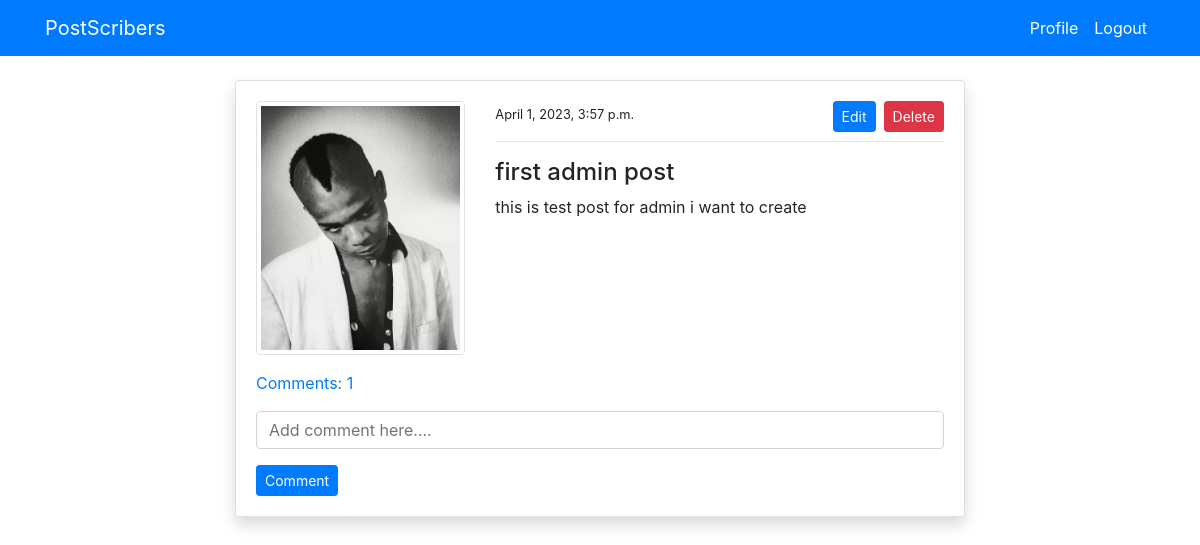
The page /post_detail/3/ (signed in) on the database its author committed.
### blog/models.py (models this page shows, shortened)
class PostModel(models.Model):
    title = models.CharField(max_length=100)
    content = models.TextField()
    author = models.ForeignKey(User, on_delete=models.CASCADE)
    date_created = models.DateTimeField(auto_now_add=True)
    class Meta:
        ordering = ('-date_created',)
    def comment_count(self):
        return self.comment_set.all().count()
    def comments(self):
        return self.comment_set.all()

### users/models.py (models this page shows, shortened)
class ProfileModel(models.Model):
    user = models.OneToOneField(User, on_delete=models.CASCADE)
    image = models.ImageField(default='default.jpg', upload_to='profile', validators=[
                              FileExtensionValidator(['png', 'jpg'])])

### blog/views.py (the view)
# urls.py: path('post_detail/<int:pk>/', views.post_detail, name='blog-post-detail'),
@login_required
def post_detail(request, pk):
    post = PostModel.objects.get(id=pk)
    if request.method == 'POST':
        c_form = CommentForm(request.POST)
        if c_form.is_valid():
            instance = c_form.save(commit=False)
            instance.user = request.user
            instance.post = post
            instance.save()
            return redirect('blog-post-detail', pk=post.id)
    else:
        c_form = CommentForm()
    context = {
        'post': post,
        'c_form': c_form,
    }
    return render(request, 'blog/post_detail.html', context)

### blog/forms.py
class CommentForm(forms.ModelForm):
    content = forms.CharField(
        label='', widget=forms.TextInput(attrs={'placeholder': 'Add comment here....'}))
    class Meta:
        model = Comment
        fields = ('content',)

### templates/blog/post_detail.html (shortened to what this page needs)
{% extends 'partials/base.html' %}
{% load crispy_forms_tags %}
{% load crispy_forms_filters %}
{% block content %}
<div class="container">
    <div class="row mt-5 pt-3">
        <div class="col-md-8 offset-md-2">
            <div class="card my-3 shadow">
                <div class="card-body">
                    <div class="row">
                        <div class="col-md-4">
                            <img class="img-thumbnail" src="{{ post.author.profilemodel.image.url }}" alt="profile-img">
                        </div>
                        <div class="col-md-8">
                            <small>{{ post.date_created }}</small>
                            {% if post.author == request.user %}
                            <span><a class="btn btn-danger float-right btn-sm"
                                    href="{% url 'blog-post-delete' post.id %}">Delete</a></span>
                            <span><a class="btn btn-primary mx-2 float-right btn-sm"
                                    href="{% url 'blog-post-edit' post.id %}">Edit</a></span>
                            {% endif %}
                            <hr>
                            <h4>{{ post.title }}</h4>
                            <p>
                                {{ post.content }}
                            </p>
                        </div>
                    </div>
                    <p class="mt-3">
                        <a class="" data-toggle="collapse" href="#collapseExample" role="button" aria-expanded="false"
                            aria-controls="collapseExample">
                            Comments: {{ post.comment_count }}
                        </a>
                    </p>
                    <form method="POST">
                        {{ c_form|crispy }}
                        <input class="btn btn-primary btn-sm" type="submit" value="Comment">
                    </form>
                </div>
            </div>
        </div>
    </div>
</div>
{% endblock %}

### rows shown on the page
PostModel: author.profilemodel.image (picture), date_created "April 1, 2023, 3:57 p.m.", title "first admin post", content "this is test post for admin i want to create", comment_count "1"
